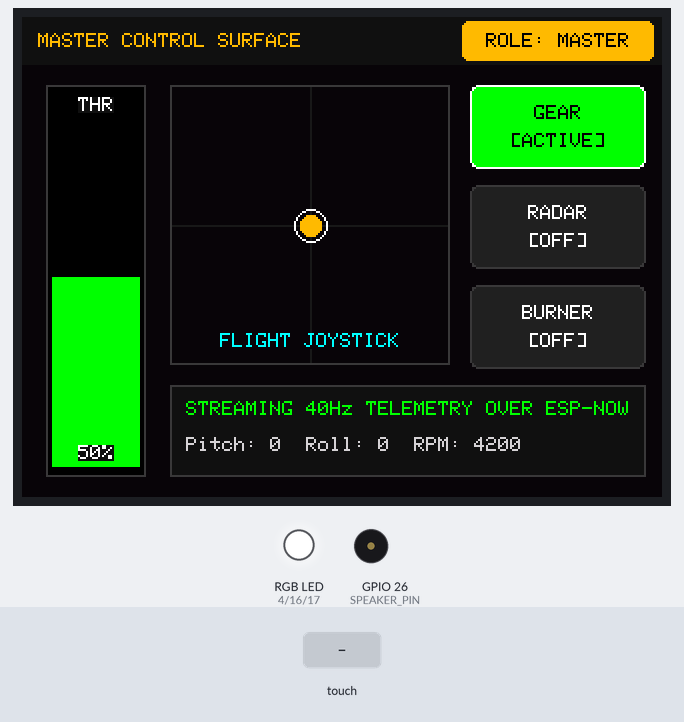
A program run on a simulated ESP32. Shown: 320×240 colour display, an RGB LED mixed from three pins (HIGH = lit), buzzer (waves = sounding). The inputs (shaded band) are chosen by the test bench. What the program prints to the serial monitor is not drawn.

Above: at 1.7 s.
1.8 s: touch panel pressed at 87 % / 30 % of its raw x / y range
At 2.3 s:
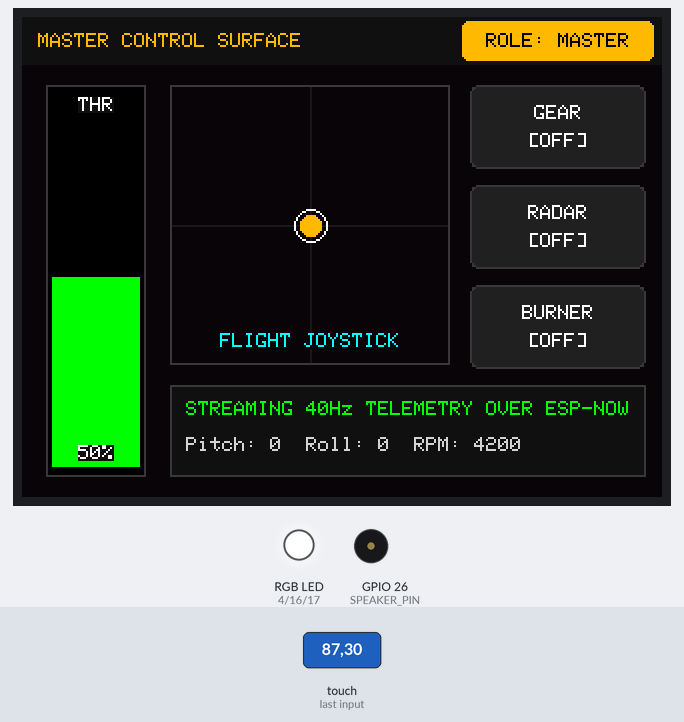
3.3 s: touch panel pressed at 87 % / 50 % of its raw x / y range
At 4.4 s:
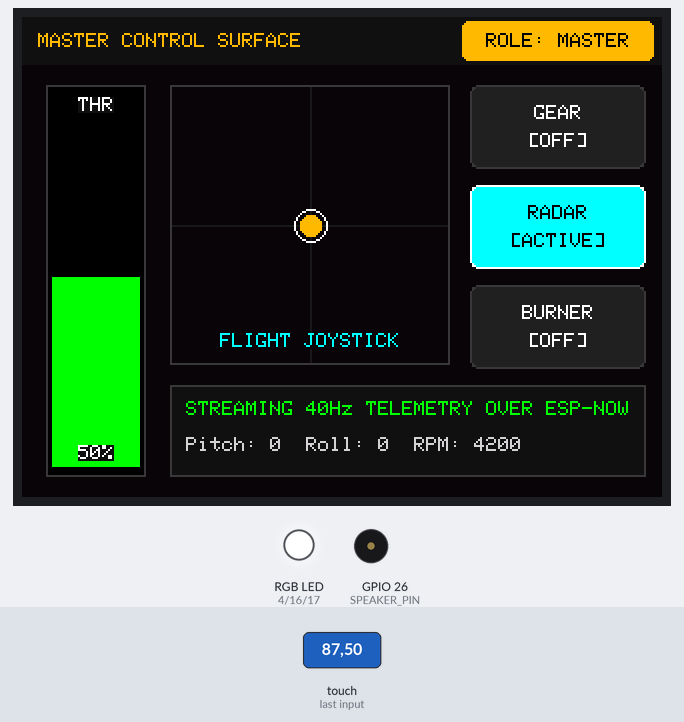
4.8 s: touch panel pressed at 87 % / 70 % of its raw x / y range
At 5.7 s:
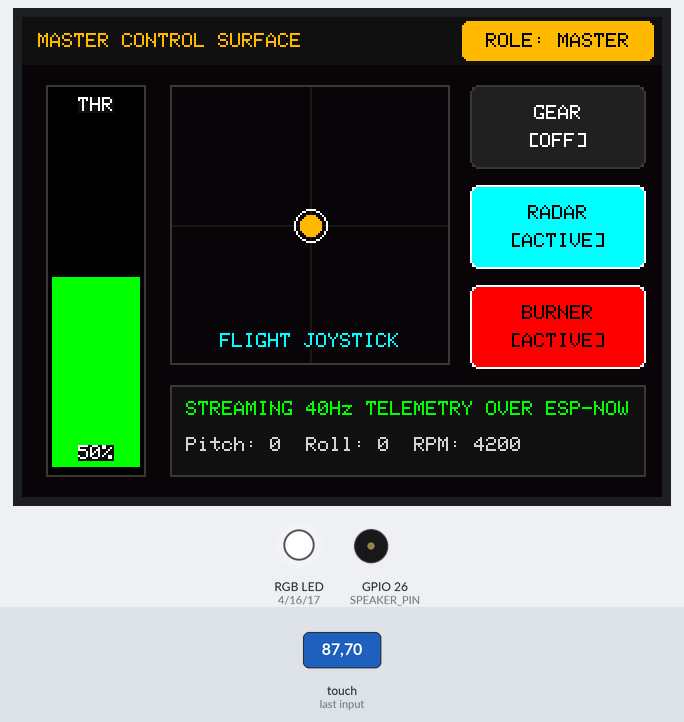
Timing chart, 0 to 7.8 s (numbered marks = the images above; inputs shaded):
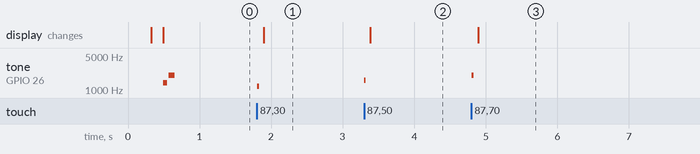

The program:

main.cpp
```cpp
/**
 * @file main.cpp
 * @brief 35 - CYD-to-CYD Master-Worker Dual-Screen Extended Display & Cockpit HUD
 * @author Tushar Aggarwal (tushar2704)
 * @repository https://github.com/tushar2704/Cheap-Yellow-Display-Community
 *
 * Community Channels:
 * - Tech & Coding: https://youtube.com/@IamNotIntoTech
 * - 3D Printing & Enclosure: https://youtube.com/@Makerrdesigns
 *
 * Hardware:
 * - Two ESP32-2432S028R Cheap Yellow Displays
 * - Protocol: High-Speed ESP-NOW Telemetry Stream (40Hz)
 * - Speakers: FM8002A (GPIO 26)
 * - RGB LEDs: GPIO 4, 16, 17
 */

#include <Arduino.h>
#include <SPI.h>
#include <WiFi.h>
#include <esp_now.h>
#include <TFT_eSPI.h>
#include <XPT2046_Touchscreen.h>

// Hardware Pin Definitions
#define XPT2046_IRQ   36
#define XPT2046_MOSI  13
#define XPT2046_MISO  12
#define XPT2046_CLK   14
#define XPT2046_CS    33

#define LED_RED       4
#define LED_GREEN     16
#define LED_BLUE      17
#define SPEAKER_PIN   26

// Touchscreen Calibration
#define TS_MINX 300
#define TS_MAXX 3800
#define TS_MINY 200
#define TS_MAXY 3700

// Initialize Display & Touch
TFT_eSPI tft = TFT_eSPI();
SPIClass touchSPI(VSPI);
XPT2046_Touchscreen ts(XPT2046_CS, XPT2046_IRQ);

// Screen Roles
enum DisplayRole {
  ROLE_MASTER_CONTROL = 0,
  ROLE_SLAVE_HUD      = 1
};
DisplayRole myRole = ROLE_MASTER_CONTROL;

// Telemetry Stream Packet
struct __attribute__((packed)) TelemetryPacket {
  uint8_t throttlePct;     // 0 - 100%
  uint16_t rpmSpeed;       // 0 - 8000
  int16_t pitchAngle;      // -30 to +30 deg
  int16_t rollAngle;       // -45 to +45 deg
  bool switchGear;
  bool switchRadar;
  bool switchBurner;
  uint32_t frameId;
};

uint8_t broadcastMac[] = {0xFF, 0xFF, 0xFF, 0xFF, 0xFF, 0xFF};

// Telemetry State
TelemetryPacket telem = {50, 4200, 0, 0, true, false, false, 0};
unsigned long lastPacketRx = 0;

void setRgb(bool r, bool g, bool b) {
  digitalWrite(LED_RED, r ? LOW : HIGH);
  digitalWrite(LED_GREEN, g ? LOW : HIGH);
  digitalWrite(LED_BLUE, b ? LOW : HIGH);
}

void playBeep(int freq, int dur) {
  tone(SPEAKER_PIN, freq, dur);
}

// Receive Callback
void onDataRecv(const uint8_t *mac, const uint8_t *data, int len) {
  if (len == sizeof(TelemetryPacket)) {
    memcpy(&telem, data, sizeof(telem));
    lastPacketRx = millis();
  }
}

void sendTelemetry() {
  telem.frameId++;
  esp_now_send(broadcastMac, (uint8_t*)&telem, sizeof(telem));
}

// -------------------------------------------------------------
// RENDER: MASTER CONTROL SURFACE
// -------------------------------------------------------------
void renderMasterUI() {
  tft.fillRect(0, 0, 320, 24, 0x1082); // Header
  tft.setTextColor(0xFDC0, 0x1082);
  tft.setTextSize(1);
  tft.setTextDatum(ML_DATUM);
  tft.drawString("MASTER CONTROL SURFACE", 8, 12);

  // Switch Role Button
  tft.fillRoundRect(220, 2, 96, 20, 3, 0xFDC0);
  tft.setTextColor(TFT_BLACK, 0xFDC0);
  tft.setTextDatum(MC_DATUM);
  tft.drawString("ROLE: MASTER", 268, 12);

  // 1. Throttle Slider (Left: x: 12, y: 34, w: 50, h: 196)
  tft.drawRect(12, 34, 50, 196, 0x39C7);
  tft.fillRect(13, 35, 48, 194, TFT_BLACK);

  int fillH = map(telem.throttlePct, 0, 100, 0, 190);
  tft.fillRect(15, 35 + (190 - fillH), 44, fillH, 0x07E0);

  tft.setTextColor(TFT_WHITE, 0x1082);
  tft.drawString(String(telem.throttlePct) + "%", 37, 218);
  tft.drawString("THR", 37, 44);

  // 2. Pitch / Roll Touchpad (Center: x: 74, y: 34, w: 140, h: 140)
  tft.drawRect(74, 34, 140, 140, 0x39C7);
  tft.fillRect(75, 35, 138, 138, 0x0821);
  tft.drawFastHLine(75, 104, 138, 0x18C3);
  tft.drawFastVLine(144, 35, 138, 0x18C3);

  // Reticle Indicator
  int retX = map(telem.rollAngle, -45, 45, 78, 210);
  int retY = map(telem.pitchAngle, 30, -30, 38, 170);
  tft.fillCircle(retX, retY, 5, 0xFDC0);
  tft.drawCircle(retX, retY, 8, TFT_WHITE);

  tft.setTextColor(0x07FF, 0x0821);
  tft.drawString("FLIGHT JOYSTICK", 144, 162);

  // 3. Status Switcher Matrix (Right: x: 224, y: 34, w: 88)
  struct ToggleBtn {
    int y;
    const char* label;
    bool state;
    uint16_t onCol;
  };
  ToggleBtn btns[] = {
    {34, "GEAR", telem.switchGear, 0x07E0},
    {84, "RADAR", telem.switchRadar, 0x07FF},
    {134, "BURNER", telem.switchBurner, 0xF800}
  };

  for (int i = 0; i < 3; i++) {
    uint16_t bg = btns[i].state ? btns[i].onCol : 0x2104;
    tft.fillRoundRect(224, btns[i].y, 88, 42, 4, bg);
    tft.drawRoundRect(224, btns[i].y, 88, 42, 4, btns[i].state ? TFT_WHITE : 0x39C7);
    tft.setTextColor(btns[i].state ? TFT_BLACK : TFT_WHITE, bg);
    tft.setTextDatum(MC_DATUM);
    tft.drawString(btns[i].label, 268, btns[i].y + 14);
    tft.drawString(btns[i].state ? "[ACTIVE]" : "[OFF]", 268, btns[i].y + 28);
  }

  // Footer Stream Rate
  tft.fillRect(74, 184, 238, 46, 0x1082);
  tft.drawRect(74, 184, 238, 46, 0x39C7);
  tft.setTextColor(0x07E0, 0x1082);
  tft.setTextDatum(TL_DATUM);
  tft.drawString("STREAMING 40Hz TELEMETRY OVER ESP-NOW", 82, 192);
  tft.setTextColor(TFT_LIGHTGREY, 0x1082);
  tft.drawString("Pitch: " + String(telem.pitchAngle) + "  Roll: " + String(telem.rollAngle) + "  RPM: " + String(telem.rpmSpeed), 82, 210);
}

// -------------------------------------------------------------
// RENDER: SLAVE EXTENDED HUD VIEWPORT
// -------------------------------------------------------------
void renderSlaveHUD() {
  tft.fillRect(0, 0, 320, 240, TFT_BLACK);

  // Top Bar
  tft.fillRect(0, 0, 320, 22, 0x1082);
  tft.setTextColor(0x07E0, 0x1082);
  tft.setTextSize(1);
  tft.setTextDatum(ML_DATUM);
  tft.drawString("SLAVE HUD VIEWPORT (EXTENDED DISPLAY)", 8, 11);

  // Switch Role Button
  tft.fillRoundRect(220, 2, 96, 18, 3, 0x07E0);
  tft.setTextColor(TFT_BLACK, 0x07E0);
  tft.setTextDatum(MC_DATUM);
  tft.drawString("ROLE: SLAVE", 268, 11);

  // 1. Left Tape: Speed / Throttle Gauge
  tft.drawFastVLine(40, 26, 200, 0x07E0);
  for (int y = 30; y <= 220; y += 20) {
    tft.drawFastHLine(34, y, 6, 0x07E0);
  }
  int speedKts = telem.throttlePct * 4 + 120;
  tft.fillRoundRect(8, 110, 36, 24, 3, 0x18C3);
  tft.drawRoundRect(8, 110, 36, 24, 3, 0x07E0);
  tft.setTextColor(0x07E0, 0x18C3);
  tft.drawString(String(speedKts), 26, 122);
  tft.drawString("KTS", 26, 32);

  // 2. Right Tape: Altitude Tape
  tft.drawFastVLine(280, 26, 200, 0x07E0);
  for (int y = 30; y <= 220; y += 20) {
    tft.drawFastHLine(280, y, 6, 0x07E0);
  }
  int altFt = 8500 + telem.pitchAngle * 40;
  tft.fillRoundRect(276, 110, 40, 24, 3, 0x18C3);
  tft.drawRoundRect(276, 110, 40, 24, 3, 0x07E0);
  tft.setTextColor(0x07E0, 0x18C3);
  tft.drawString(String(altFt), 296, 122);
  tft.drawString("ALT", 296, 32);

  // 3. Central Artificial Horizon Ladder
  int hCenterY = 126 + (telem.pitchAngle * 1.5);
  tft.drawFastHLine(90, hCenterY, 50, 0x07E0);
  tft.drawFastHLine(180, hCenterY, 50, 0x07E0);
  tft.drawCircle(160, 126, 6, 0x07E0);
  tft.fillCircle(160, 126, 2, 0x07E0);

  // Pitch Ladders (+10, -10)
  tft.drawFastHLine(110, hCenterY - 25, 30, 0x07E0);
  tft.drawFastHLine(180, hCenterY - 25, 30, 0x07E0);
  tft.drawFastHLine(110, hCenterY + 25, 30, 0x07E0);
  tft.drawFastHLine(180, hCenterY + 25, 30, 0x07E0);

  // 4. Tactical Status Flags
  tft.setTextSize(1);
  if (telem.switchGear) {
    tft.fillRoundRect(60, 218, 56, 18, 2, 0x07E0);
    tft.setTextColor(TFT_BLACK, 0x07E0);
    tft.drawString("GEAR DN", 88, 227);
  }
  if (telem.switchRadar) {
    tft.fillRoundRect(132, 218, 56, 18, 2, 0x07FF);
    tft.setTextColor(TFT_BLACK, 0x07FF);
    tft.drawString("RADAR", 160, 227);
  }
  if (telem.switchBurner) {
    tft.fillRoundRect(204, 218, 62, 18, 2, 0xF800);
    tft.setTextColor(TFT_WHITE, 0xF800);
    tft.drawString("BURNER", 235, 227);
  }
}

void setup() {
  Serial.begin(115200);
  delay(100);
  Serial.println("\n[CYD-35] Dual-Screen Extended Display Initializing...");

  pinMode(LED_RED, OUTPUT);
  pinMode(LED_GREEN, OUTPUT);
  pinMode(LED_BLUE, OUTPUT);
  pinMode(SPEAKER_PIN, OUTPUT);
  setRgb(false, false, false);

  tft.init();
  tft.setRotation(1);
  tft.fillScreen(TFT_BLACK);

  touchSPI.begin(XPT2046_CLK, XPT2046_MISO, XPT2046_MOSI, XPT2046_CS);
  ts.begin(touchSPI);
  ts.setRotation(1);

  WiFi.mode(WIFI_STA);
  WiFi.disconnect();
  esp_now_init();
  esp_now_register_recv_cb(onDataRecv);

  esp_now_peer_info_t peerInfo = {};
  memcpy(peerInfo.peer_addr, broadcastMac, 6);
  peerInfo.channel = 1;
  peerInfo.encrypt = false;
  esp_now_add_peer(&peerInfo);

  if (myRole == ROLE_MASTER_CONTROL) {
    tft.fillScreen(0x0821);
    renderMasterUI();
  } else {
    renderSlaveHUD();
  }

  playBeep(1400, 60);
  delay(80);
  playBeep(2000, 80);
}

unsigned long lastSend = 0;
unsigned long lastHudRefresh = 0;

void loop() {
  // Touch Handling
  if (ts.touched()) {
    TS_Point p = ts.getPoint();
    int x = map(p.x, TS_MINX, TS_MAXX, 0, 320);
    int y = map(p.y, TS_MINY, TS_MAXY, 0, 240);

    // Role Switch (x >= 220, y <= 24)
    if (x >= 220 && y <= 24) {
      myRole = (myRole == ROLE_MASTER_CONTROL) ? ROLE_SLAVE_HUD : ROLE_MASTER_CONTROL;
      tft.fillScreen(myRole == ROLE_MASTER_CONTROL ? 0x0821 : TFT_BLACK);
      if (myRole == ROLE_MASTER_CONTROL) renderMasterUI();
      else renderSlaveHUD();
      playBeep(1800, 30);
      delay(200);
      return;
    }

    if (myRole == ROLE_MASTER_CONTROL) {
      // 1. Throttle Touch (x: 12 to 62, y: 34 to 230)
      if (x >= 12 && x <= 62 && y >= 34 && y <= 230) {
        telem.throttlePct = constrain(map(y, 224, 40, 0, 100), 0, 100);
        telem.rpmSpeed = telem.throttlePct * 80;
        renderMasterUI();
      }
      // 2. Joystick Touchpad (x: 74 to 214, y: 34 to 174)
      else if (x >= 74 && x <= 214 && y >= 34 && y <= 174) {
        telem.rollAngle = map(x, 74, 214, -45, 45);
        telem.pitchAngle = map(y, 34, 174, 30, -30);
        renderMasterUI();
      }
      // 3. Switches (x: 224 to 312)
      else if (x >= 224 && x <= 312) {
        if (y >= 34 && y <= 76) {
          telem.switchGear = !telem.switchGear;
          playBeep(1200, 25);
          renderMasterUI();
          delay(180);
        } else if (y >= 84 && y <= 126) {
          telem.switchRadar = !telem.switchRadar;
          playBeep(1600, 25);
          renderMasterUI();
          delay(180);
        } else if (y >= 134 && y <= 176) {
          telem.switchBurner = !telem.switchBurner;
          playBeep(2000, 25);
          renderMasterUI();
          delay(180);
        }
      }
    }
  }

  // Master Transmits Telemetry at 40Hz
  if (myRole == ROLE_MASTER_CONTROL) {
    if (millis() - lastSend >= 25) {
      lastSend = millis();
      sendTelemetry();
    }
  } else {
    // Slave Refreshes HUD at 30Hz
    if (millis() - lastHudRefresh >= 33) {
      lastHudRefresh = millis();
      renderSlaveHUD();
    }
  }

  delay(10);
}
```

Measured:
- after the input at 1.8 s, tone on GPIO 26 (SPEAKER_PIN): silent → 1200 Hz at once, → silent 0.03 s later; the display: changes after 0.10 s (image 1)
- after the input at 3.3 s, tone on GPIO 26 (SPEAKER_PIN): silent → 1600 Hz at once, → silent 0.03 s later; the display: changes after 0.09 s (image 2)
- after the input at 4.8 s, tone on GPIO 26 (SPEAKER_PIN): silent → 2000 Hz at once, → silent 0.03 s later; the display: changes after 0.09 s (image 3)
